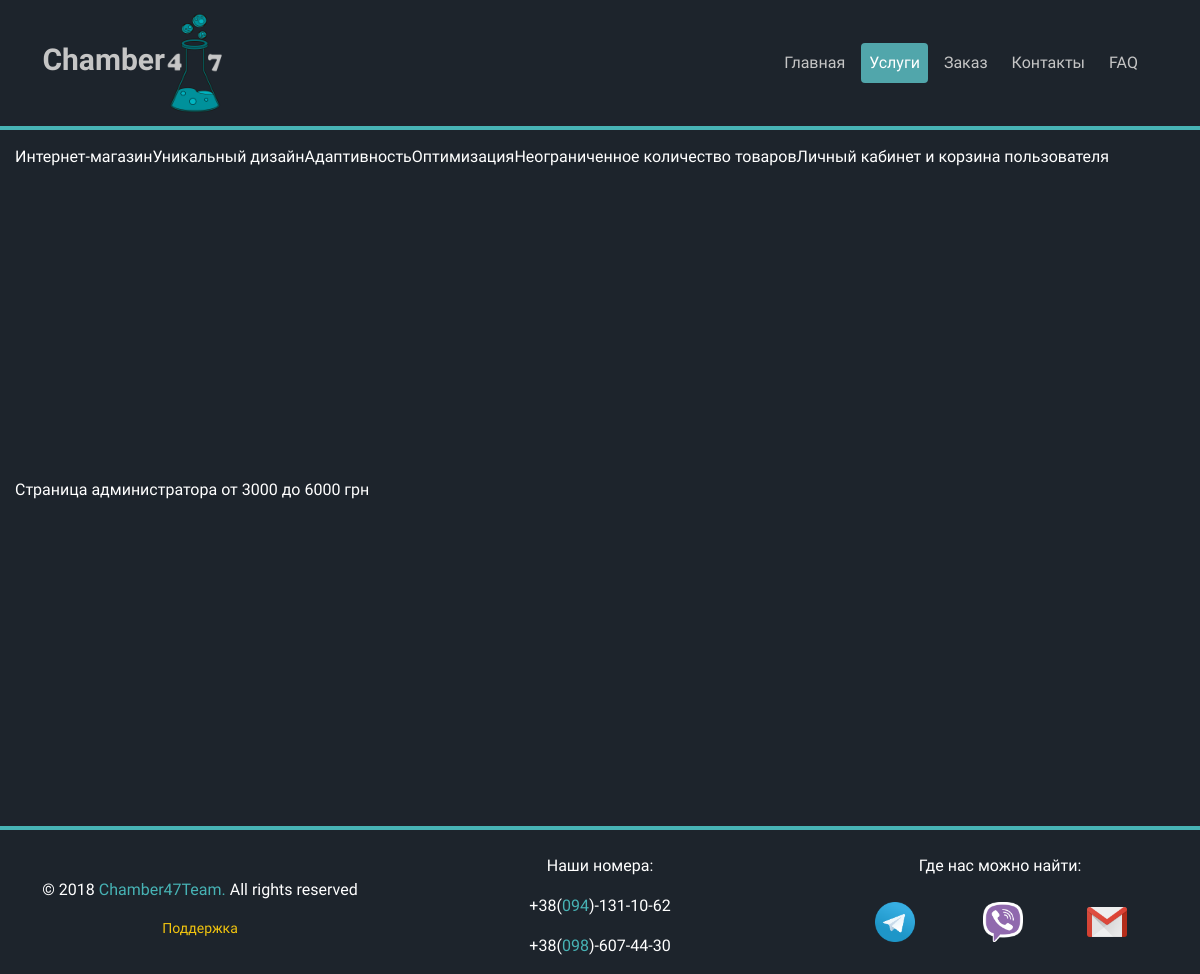
/main/service/web_shop/, run on an earlier commit of the app's database.
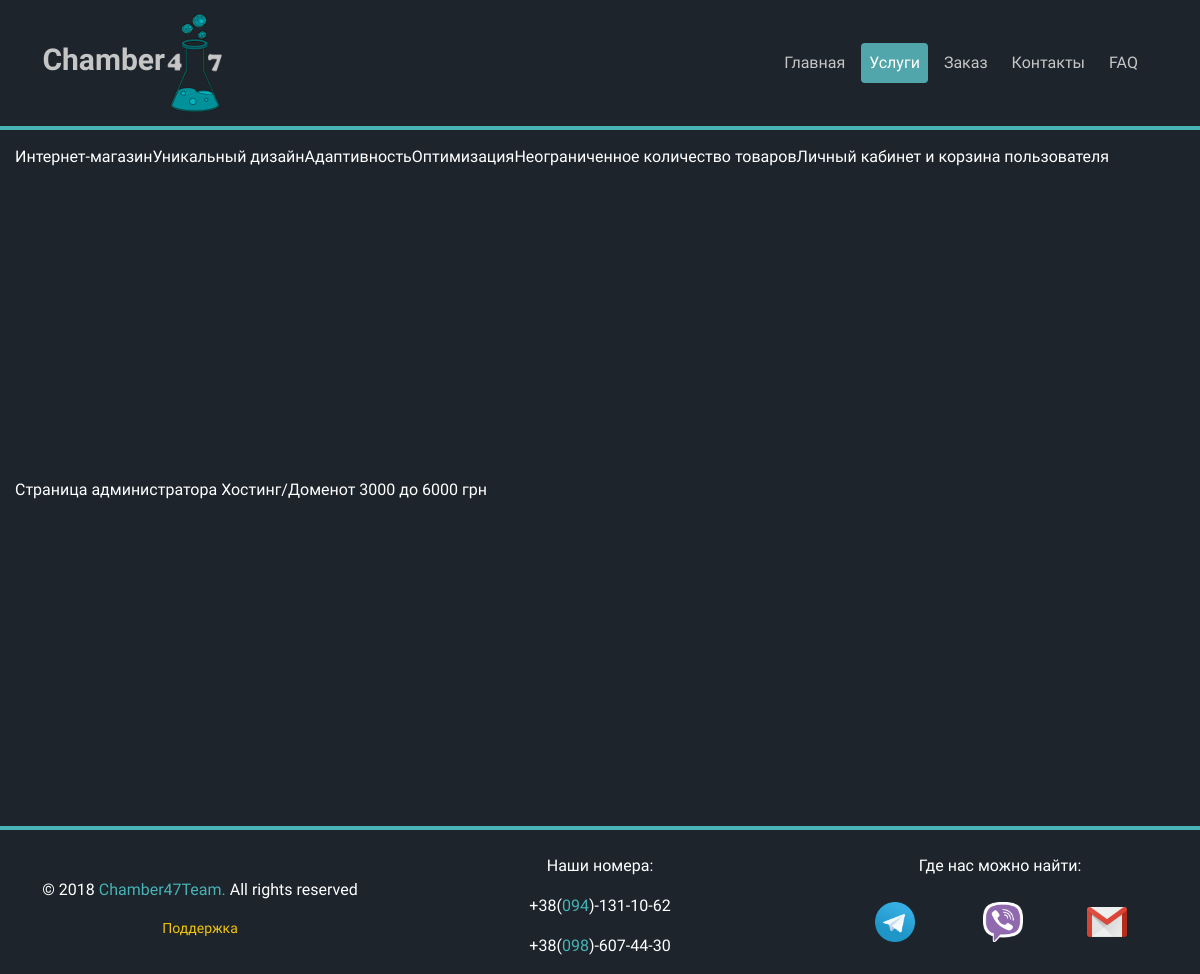
And on a later commit of the database.
### main_app/models.py (models this page shows, shortened)
class Services(models.Model):
    class Meta:
        ordering = ['name']
        verbose_name = 'Услугу'
        verbose_name_plural = 'Услуги'
    name = models.CharField(max_length=100, db_index=True, verbose_name='Название типа сайта')
    slug = models.SlugField(max_length=200, db_index=True,
                            unique=True, help_text='Нужно использовать для создания "хороших" URL-ов')
    price = models.price = models.CharField(max_length=20, verbose_name="Цена(грн)")
    available = models.BooleanField(default=False, verbose_name='Доступна услуга')
    image = models.ImageField(upload_to='products/img/%Y/%m/%d/', blank=True,
                              verbose_name="Картинка для услуги(300 x 300)")
    description = RichTextUploadingField(blank=True, verbose_name='Описание')

### main_app/views.py (the view)
# urls.py: url(r'^service/(?P<slug>[\w-]+)/$', views.service_detail_view, name='service_detail'),
def service_detail_view(request, slug):
    service = get_object_or_404(Services, slug=slug, available=True)
    return render(request, 'main_app/services_detail.html', {
        'service': service
    })

### templates/main_app/services_detail.html (shortened to what this page needs)
{% extends 'base.html' %}
    {% block main_menu %}
        <li class="nav-item">
            <a class="nav-link" href="{% url 'main_app:index' %}">Главная</a>
        </li>
        <li class="nav-item active">
            <a class="nav-link" href="{% url 'main_app:service_list' %}">Услуги</a>
        </li>
        <li class="nav-item">
            <a class="nav-link" href="{% url 'forms_app:order' %}">Заказ</a>
        </li>
        <li class="nav-item">
            <a class="nav-link" href="{% url 'main_app:contacts' %}">Контакты</a>
        </li>
        <li class="nav-item">
            <a class="nav-link" href="{% url 'main_app:faq' %}">FAQ</a>
        </li>
    {% endblock %}
    {% block content %}
        {{ service.name }}
         {% autoescape off %}
             {{ service.description }}
         {% endautoescape %}
        {{ service.price }}
    {% endblock %}

What changed in the data, as far as the page shows it:
changed Services "Интернет-магазин": description "Уникальный дизайн Адаптивность Оптимизация Неограниченное количество товаров Личный кабинет и корзина пользователя Страница администратора" → "Уникальный дизайн Адаптивность Оптимизация Неограниченное количество товаров Личный кабинет и корзина пользователя Страница администратора Хостинг/Домен"
